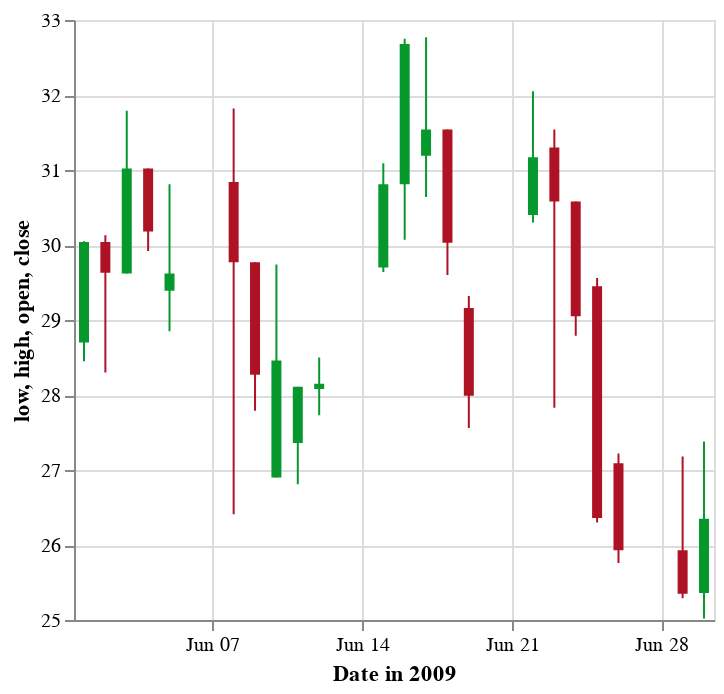

Express this chart as Vega-Lite.
### Vega-Lite specification from a JSON file in a GitHub repository (floating-point values rounded to 4 significant figures)
{"$schema": "https://vega.github.io/schema/vega-lite/v2.json", "width": 320, "description": "A candlestick chart inspired by Protovis (http://mbostock.github.io/protovis/ex/candlestick.html)", "data": {"format": {"parse": {"date": "date:'%Y-%m-%d'"}}, "values": [{"date": "2009-06-01", "open": 28.7, "high": 30.05, "low": 28.45, "close": 30.04, "signal": "short", "ret": -4.894}, {"date": "2009-06-02", "open": 30.04, "high": 30.13, "low": 28.3, "close": 29.63, "signal": "short", "ret": -0.3226}, {"date": "2009-06-03", "open": 29.62, "high": 31.79, "low": 29.62, "close": 31.02, "signal": "short", "ret": 3.687}, {"date": "2009-06-04", "open": 31.02, "high": 31.02, "low": 29.92, "close": 30.18, "signal": "short", "ret": 4.51}, {"date": "2009-06-05", "open": 29.39, "high": 30.81, "low": 28.85, "close": 29.62, "signal": "short", "ret": 6.084}, {"date": "2009-06-08", "open": 30.84, "high": 31.82, "low": 26.41, "close": 29.77, "signal": "short", "ret": 1.254}, {"date": "2009-06-09", "open": 29.77, "high": 29.77, "low": 27.79, "close": 28.27, "signal": "short", "ret": -5.024}, {"date": "2009-06-10", "open": 26.9, "high": 29.74, "low": 26.9, "close": 28.46, "signal": "short", "ret": -5.466}, {"date": "2009-06-11", "open": 27.36, "high": 28.11, "low": 26.81, "close": 28.11, "signal": "short", "ret": -8.374}, {"date": "2009-06-12", "open": 28.08, "high": 28.5, "low": 27.73, "close": 28.15, "signal": "short", "ret": -5.528}, {"date": "2009-06-15", "open": 29.7, "high": 31.09, "low": 29.64, "close": 30.81, "signal": "long", "ret": 3.492}, {"date": "2009-06-16", "open": 30.81, "high": 32.75, "low": 30.07, "close": 32.68, "signal": "short", "ret": 0.155}, {"date": "2009-06-17", "open": 31.19, "high": 32.77, "low": 30.64, "close": 31.54, "signal": "short", "ret": 5.828}, {"date": "2009-06-18", "open": 31.54, "high": 31.54, "low": 29.6, "close": 30.03, "signal": "short", "ret": 8.176}, {"date": "2009-06-19", "open": 29.16, "high": 29.32, "low": 27.56, "close": 27.99, "signal": "short", "ret": 8.599}, {"date": "2009-06-22", "open": 30.4, "high": 32.05, "low": 30.3, "close": 31.17, "signal": "short", "ret": 15.49}, {"date": "2009-06-23", "open": 31.3, "high": 31.54, "low": 27.83, "close": 30.58, "signal": "short", "ret": 11.74}, {"date": "2009-06-24", "open": 30.58, "high": 30.58, "low": 28.79, "close": 29.05, "signal": "long", "ret": -10.42}, {"date": "2009-06-25", "open": 29.45, "high": 29.56, "low": 26.3, "close": 26.36, "signal": "long", "ret": 0}, {"date": "2009-06-26", "open": 27.09, "high": 27.22, "low": 25.76, "close": 25.93, "signal": "long", "ret": 0}, {"date": "2009-06-29", "open": 25.93, "high": 27.18, "low": 25.29, "close": 25.35, "signal": "long", "ret": 5.263}, {"date": "2009-06-30", "open": 25.36, "high": 27.38, "low": 25.02, "close": 26.35, "signal": "long", "ret": 6.738}]}, "encoding": {"x": {"field": "date", "type": "temporal", "title": "Date in 2009"}, "color": {"condition": {"test": "datum.open < datum.close", "value": "#06982d"}, "value": "#ae1325"}}, "layer": [{"mark": "rule", "encoding": {"y": {"field": "low", "type": "quantitative", "scale": {"zero": false}}, "y2": {"field": "high", "type": "quantitative"}}}, {"mark": "bar", "encoding": {"y": {"field": "open", "type": "quantitative"}, "y2": {"field": "close", "type": "quantitative"}, "size": {"value": 5}}}]}
